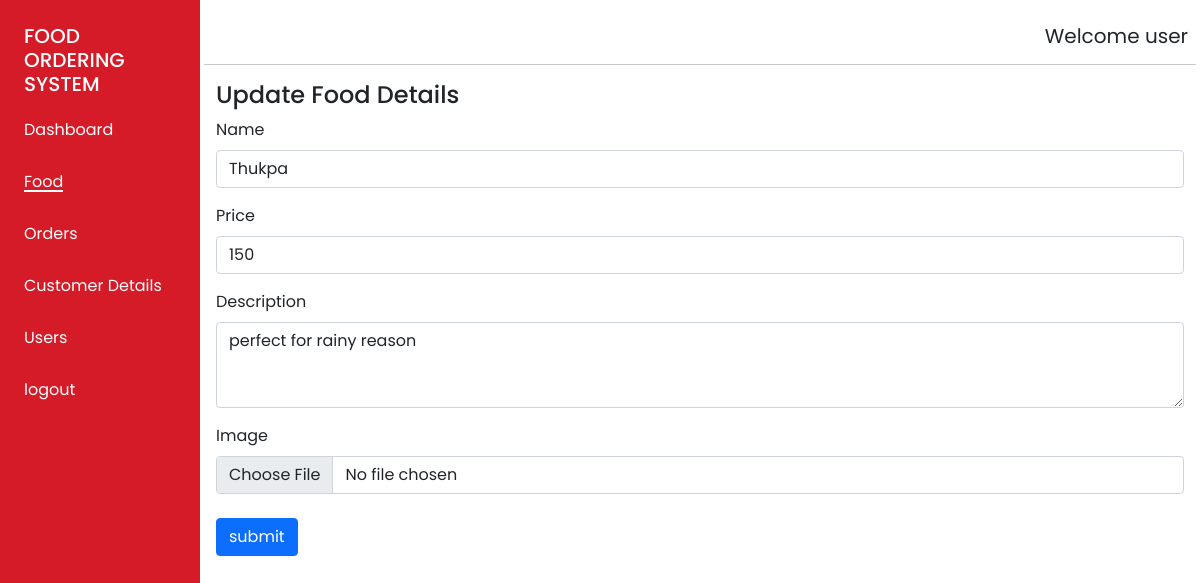
The page /admin/updatefood.php?id=3 on the database its author committed.
### tables this page shows
CREATE TABLE `food` (
  `food_id` int(11) NOT NULL,
  `food_name` varchar(40) NOT NULL,
  `food_desc` text NOT NULL,
  `food_price` varchar(20) NOT NULL,
  `image` varchar(60) NOT NULL
);

### admin/updatefood.php (the view, shortened to what this page needs)
<?php
$id = $_GET['id'];
include 'config.php';
$sql1 = "select * from food where food_id = '$id'";
$res = mysqli_query($con, $sql1);
$data = mysqli_fetch_assoc($res);
?>
<!DOCTYPE html>
<html lang="en">
<head>
  <link rel="stylesheet" href="style.css" />
  <link href="https://cdn.jsdelivr.net/npm/bootstrap@5.0.2/dist/css/bootstrap.min.css" rel="stylesheet" />
</head>
<body>
  <div class="container-fluid dashboard font">
    <div class="row min-vh-100">
      <div class="col-sm-2  px-4 ">
        <h5 class="text-white text-uppercase pt-4 ">Food Ordering System</h5>
        <nav class="">
          <ul>
            <li><a href="dashboard.php">Dashboard</a></li>
            <li><a href="food.php" class="font active">Food</a></li>
            <li><a href="#">Orders</a></li>
            <li><a href="#">Customer Details</a></li>
            <li><a href="#">Users</a></li>
            <li><a href="../login.php">logout</a></li>
          </ul>
        </nav>
      </div>
      <div class="col-sm-10 p-3">
        <div class="row">
          <h5 class="text-end h5 fw-normal p-2">Welcome user</h5>
          <hr>
        </div>
        <p class="text-capitalize h4 ">Update food details</p>
        <form enctype="multipart/form-data" method="post">
                  <div class="mb-3">
                    <label for="exampleFormControlInput1" class="form-label text-capitalize">Name</label>
                    <input type="text" class="form-control" id="exampleFormControlInput1" name="foodname" value="<?php echo $data['food_name'];?>">
                  </div>
                  <div class="mb-3">
                    <label for="exampleFormControlInput1" class="form-label text-capitalize">price</label>
                    <input type="number" class="form-control" id="number" name="foodprice" value="<?php echo $data['food_price'];?>">
                  </div>
                  <div class="mb-3">
                    <label for="exampleFormControlTextarea1" class="form-label text-capitalize">Description</label>
                    <textarea class="form-control" id="exampleFormControlTextarea1" rows="3" name="fooddesc"><?php echo $data['food_desc'];?></textarea>
                  </div>
                  <div class="mb-3">
                    <label for="exampleFormControlInput1" class="form-label text-capitalize">Image</label>
                    <input type="file" class="form-control" id="exampleFormControlInput1" name="img"><br>
                    <button type="submit" class="btn btn-primary" data-bs-dismiss="modal" name="update">submit</button>
                  </div>
                </form>
</div>
</div>
</div>

### admin/style.css (style rules this page uses)
* { margin: 0; padding: 0; box-sizing: border-box; scroll-behavior: smooth; }
.font { font-family: 'Poppins', sans-serif; }
.col-sm-2 { position: relative; overflow: hidden; min-height: 100vh; z-index: 100; background-color: #D41B27; }
.col-sm-2> nav >ul { list-style: none; padding-left: 0; font-weight: 400; }
.col-sm-2> nav >ul >li { padding:14px 0; }
.col-sm-2> nav >ul >li> a { position: relative; text-decoration: none; color: white; font-size: 16px; }
.col-sm-2> nav >ul >li> a.active::after { transform: scale(1); }
.col-sm-2> nav >ul >li> a::after { content: ''; position: absolute; top:20px; left:0; height: 2px; width: 100%; background-color: white; transform-origin: left; transform: scale(0); transition: .5s; }
.col-sm-10 { position:relative; }

### rows shown on the page
food: foodname "Thukpa", foodprice "150", fooddesc "perfect for rainy reason"
